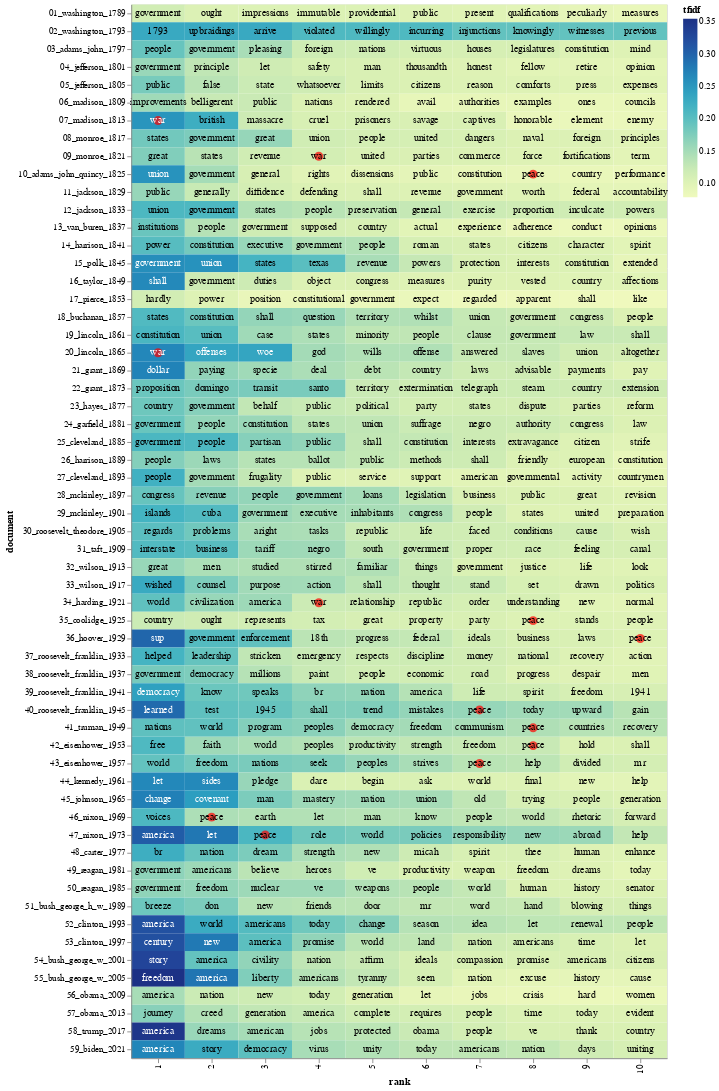

The notebook cell this image was saved under:
### Markdown cell above
Let's make a heatmap that shows the highest TF-IDF scoring words for each president, and let's put a red dot next to two terms of interest: "war" and "peace":

The code below was contributed by [Eric Monson](https://github.com/emonson). Thanks, Eric!

### Code cell
import altair as alt
import numpy as np

# Terms in this list will get a red dot in the visualization
term_list = ['war', 'peace']

# adding a little randomness to break ties in term ranking
top_tfidf_plusRand = top_tfidf.copy()
top_tfidf_plusRand['tfidf'] = top_tfidf_plusRand['tfidf'] + np.random.rand(top_tfidf.shape[0])*0.0001

# base for all visualizations, with rank calculation
base = alt.Chart(top_tfidf_plusRand).encode(
    x = 'rank:O',
    y = 'document:N'
).transform_window(
    rank = "rank()",
    sort = [alt.SortField("tfidf", order="descending")],
    groupby = ["document"],
)

# heatmap specification
heatmap = base.mark_rect().encode(
    color = 'tfidf:Q'
)

# red circle over terms in above list
circle = base.mark_circle(size=100).encode(
    color = alt.condition(
        alt.FieldOneOfPredicate(field='term', oneOf=term_list),
        alt.value('red'),
        alt.value('#FFFFFF00')
    )
)

# text labels, white for darker heatmap colors
text = base.mark_text(baseline='middle').encode(
    text = 'term:N',
    color = alt.condition(alt.datum.tfidf >= 0.23, alt.value('white'), alt.value('black'))
)

# display the three superimposed visualizations
(heatmap + circle + text).properties(width = 600)

### Figure 1 — Vega-Lite specification as saved in the notebook (floating-point values rounded to 4 significant figures; data arrays with more than 128 entries replaced by an {"elided": "..."} marker saying what was removed)
{"config": {"view": {"continuousWidth": 300, "continuousHeight": 300}}, "layer": [{"mark": {"type": "rect"}, "encoding": {"color": {"field": "tfidf", "type": "quantitative"}, "x": {"field": "rank", "type": "ordinal"}, "y": {"field": "document", "type": "nominal"}}, "transform": [{"window": [{"op": "rank", "field": "", "as": "rank"}], "groupby": ["document"], "sort": [{"field": "tfidf", "order": "descending"}]}]}, {"mark": {"type": "circle", "size": 100}, "encoding": {"color": {"condition": {"test": {"field": "term", "oneOf": ["war", "peace"]}, "value": "red"}, "value": "#FFFFFF00"}, "x": {"field": "rank", "type": "ordinal"}, "y": {"field": "document", "type": "nominal"}}, "transform": [{"window": [{"op": "rank", "field": "", "as": "rank"}], "groupby": ["document"], "sort": [{"field": "tfidf", "order": "descending"}]}]}, {"mark": {"type": "text", "baseline": "middle"}, "encoding": {"color": {"condition": {"test": "(datum.tfidf >= 0.23)", "value": "white"}, "value": "black"}, "text": {"field": "term", "type": "nominal"}, "x": {"field": "rank", "type": "ordinal"}, "y": {"field": "document", "type": "nominal"}}, "transform": [{"window": [{"op": "rank", "field": "", "as": "rank"}], "groupby": ["document"], "sort": [{"field": "tfidf", "order": "descending"}]}]}], "data": {"name": "data-3cf3bf17e2f6c79ff32067af3d38f3ba"}, "width": 600, "$schema": "https://vega.github.io/schema/vega-lite/v5.20.1.json", "datasets": {"data-3cf3bf17e2f6c79ff32067af3d38f3ba": {"elided": "590 records"}}}
